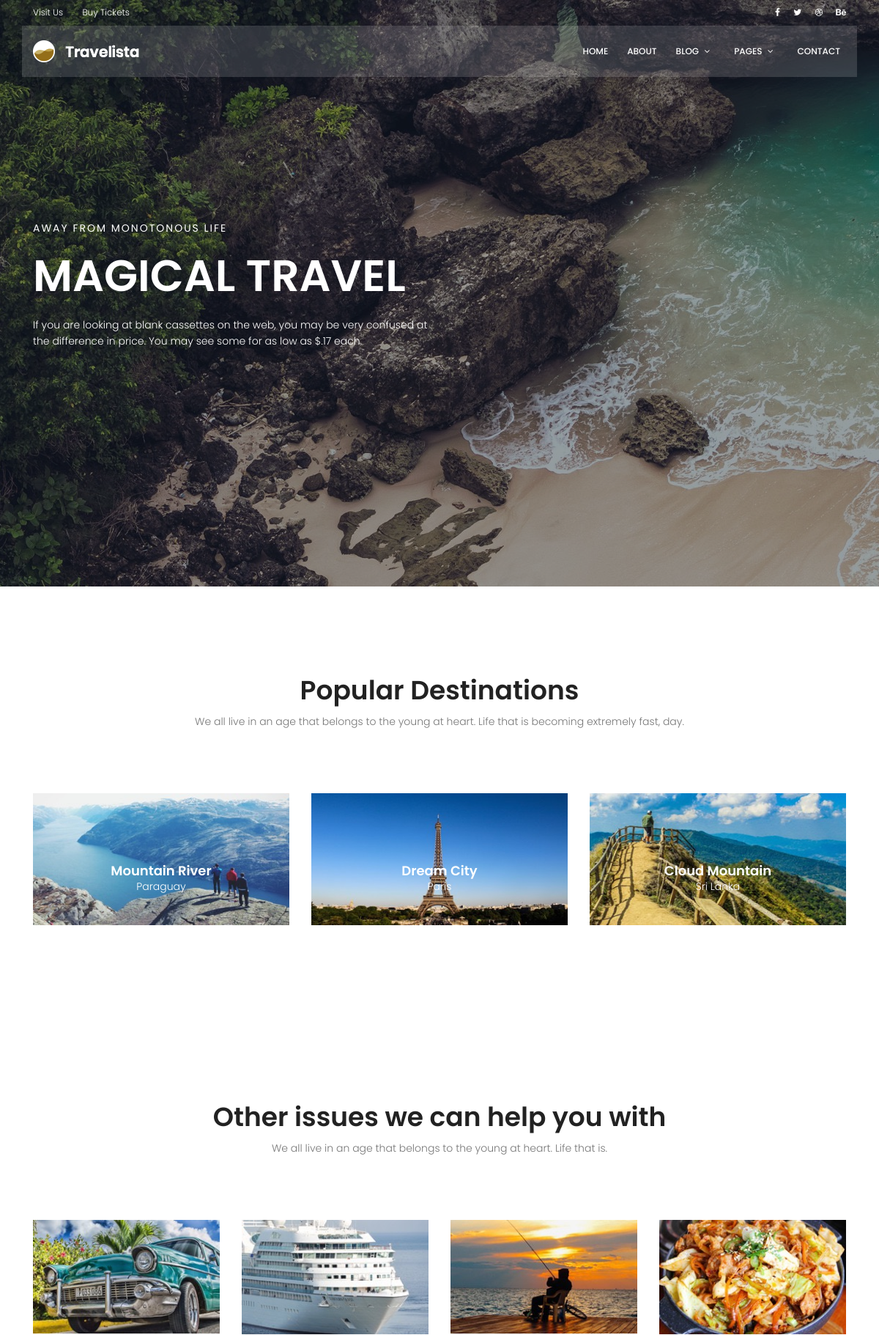
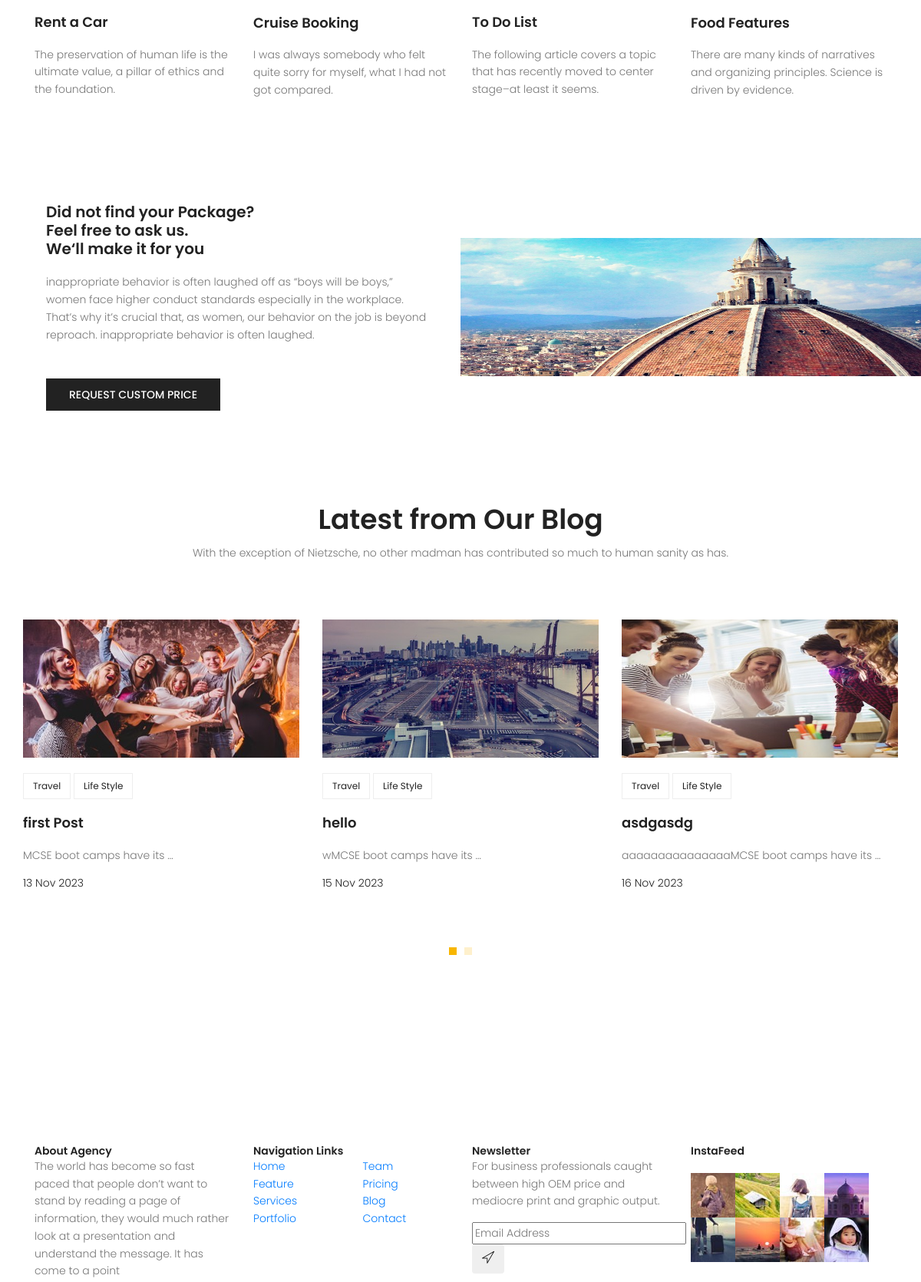
The page / (upper part) on the database its author committed (2 pictures, top to bottom).
### blog/models.py (models this page shows, shortened)
class Post(models.Model):
    title = models.CharField(max_length=100)
    author=models.ForeignKey(User,on_delete=models.SET_NULL,null=True)
    content = models.TextField()
    created_date= models.DateTimeField(auto_now_add=True)
    updated_date=models.DateTimeField(auto_now=True)
    publish_date=models.DateTimeField(null=True)
    status=models.BooleanField(default=False)
    counted_view=models.IntegerField(default=0)
    image=models.ImageField(upload_to='media/',default='media/blog/default.jpg')
    category=models.ManyToManyField(Category)

### website/views.py (the view)
# urls.py: path('',index_view,name='index'),
def index_view(request):
    return render(request,'website/index.html' )

### website/templatetags/blog_tags1.py (called while the page is built)
@register.inclusion_tag('website/latest_post.html')
def latest_posts():
    posts=Post.objects.filter(status=1).order_by('publish_date')[:6]
    return {'posts':posts}

### templates/website/index.html (shortened to what this page needs)
{% extends 'base.html'%}
{% load static%}
{%load blog_tags1%}
{% block content %}
			<section class="banner-area relative">
				<div class="overlay overlay-bg"></div>
				<div class="container">
					<div class="row fullscreen align-items-center justify-content-between">
						<div class="col-lg-6 col-md-6 banner-left">
							<h6 class="text-white">Away from monotonous life</h6>
							<h1 class="text-white">Magical Travel</h1>
							<p class="text-white">
								If you are looking at blank cassettes on the web, you may be very confused at the difference in price. You may see some for as low as $.17 each.
							</p>
						</div>
					</div>
				</div>
			</section>
			<section class="popular-destination-area section-gap">
				<div class="container">
		            <div class="row d-flex justify-content-center">
		                <div class="menu-content pb-70 col-lg-8">
		                    <div class="title text-center">
		                        <h1 class="mb-10">Popular Destinations</h1>
		                        <p>We all live in an age that belongs to the young at heart. Life that is becoming extremely fast, day.</p>
		                    </div>
		                </div>
		            </div>
					<div class="row">
						<div class="col-lg-4">
							<div class="single-destination relative">
								<div class="thumb relative">
									<img class="img-fluid" src="{% static 'img/d1.jpg'%}" alt="">
								</div>
								<div class="desc">
									<h4>Mountain River</h4>
									<p>Paraguay</p>
								</div>
							</div>
						</div>
						<div class="col-lg-4">
							<div class="single-destination relative">
								<div class="thumb relative">
									<img class="img-fluid" src="{% static 'img/d2.jpg'%}" alt="">
								</div>
								<div class="desc">
									<h4>Dream City</h4>
									<p>Paris</p>
								</div>
							</div>
						</div>
						<div class="col-lg-4">
							<div class="single-destination relative">
								<div class="thumb relative">
									<img class="img-fluid" src="{% static 'img/d3.jpg'%}" alt="">
								</div>
								<div class="desc">
									<h4>Cloud Mountain</h4>
									<p>Sri Lanka</p>
								</div>
							</div>
						</div>
					</div>
				</div>
			</section>
			<section class="other-issue-area section-gap">
				<div class="container">
		            <div class="row d-flex justify-content-center">
		                <div class="menu-content pb-70 col-lg-9">
		                    <div class="title text-center">
		                        <h1 class="mb-10">Other issues we can help you with</h1>
		                        <p>We all live in an age that belongs to the young at heart. Life that is.</p>
		                    </div>
		                </div>
		            </div>
					<div class="row">
						<div class="col-lg-3 col-md-6">
							<div class="single-other-issue">
								<div class="thumb">
									<img class="img-fluid" src="{% static 'img/o1.jpg'%}" alt="">
								</div>
								<a href="#">
									<h4>Rent a Car</h4>
								</a>
								<p>
									The preservation of human life is the ultimate value, a pillar of ethics and the foundation.
								</p>
							</div>
						</div>
						<div class="col-lg-3 col-md-6">
							<div class="single-other-issue">
								<div class="thumb">
									<img class="img-fluid" src="{% static 'img/o2.jpg'%}" alt="">
								</div>
								<a href="#">
									<h4>Cruise Booking</h4>
								</a>
								<p>
									I was always somebody who felt quite sorry for myself, what I had not got compared.
								</p>
							</div>
						</div>
						<div class="col-lg-3 col-md-6">
							<div class="single-other-issue">
								<div class="thumb">
									<img class="img-fluid" src="{% static 'img/o3.jpg'%}" alt="">
								</div>
								<a href="#">
									<h4>To Do List</h4>
								</a>
								<p>
									The following article covers a topic that has recently moved to center stage–at least it seems.
								</p>
							</div>
						</div>
						<div class="col-lg-3 col-md-6">
							<div class="single-other-issue">
								<div class="thumb">
									<img class="img-fluid" src="{% static 'img/o4.jpg'%}" alt="">
								</div>
								<a href="#">
									<h4>Food Features</h4>
								</a>
								<p>
									There are many kinds of narratives and organizing principles. Science is driven by evidence.
								</p>
							</div>
						</div>
					</div>
				</div>
			</section>
			<section class="home-about-area">
				<div class="container-fluid">
					<div class="row align-items-center justify-content-end">
						<div class="col-lg-6 col-md-12 home-about-left">
							<h1>
								Did not find your Package? <br>
								Feel free to ask us. <br>
								We‘ll make it for you
							</h1>
							<p>
								inappropriate behavior is often laughed off as “boys will be boys,” women face higher conduct standards especially in the workplace. That’s why it’s crucial that, as women, our behavior on the job is beyond reproach. inappropriate behavior is often laughed.
							</p>
							<a href="#" class="primary-btn text-uppercase">request custom price</a>
						</div>
						<div class="col-lg-6 col-md-12 home-about-right no-padding">
							<img class="img-fluid" src="{% static 'img/about-img.jpg'%}" alt="">
						</div>
					</div>
				</div>
			</section>
			<section class="recent-blog-area section-gap">
				<div class="container">
					<div class="row d-flex justify-content-center">
						<div class="menu-content pb-60 col-lg-9">
							<div class="title text-center">
								<h1 class="mb-10">Latest from Our Blog</h1>
								<p>With the exception of Nietzsche, no other madman has contributed so much to human sanity as has.</p>
							</div>
						</div>
					</div>
					{% latest_posts%}
			</section>
			{% endblock %}

### templates/website/latest_post.html
{% load static %}
<div class="row">
    <div class="active-recent-blog-carusel">
        {% for post in posts %}
            <div class="single-recent-blog-post item">
                <div class="thumb">
                    <img class="img-fluid" src="{{ post.image.url }}" alt="">
                </div>
                <div class="details">
                    <div class="tags">
                        <ul>
                            <li>
                                <a href="#">Travel</a>
                            </li>
                            <li>
                                <a href="#">Life Style</a>
                            </li>
                        </ul>
                    </div>
                    <a href="{% url 'single' pid=post.pk %}"><h4 class="title">{{ post.title }}</h4></a>
                    <p>
                        {{ post.content|truncatewords:5 }}
                    </p>
                    <h6 class="date">{{ post.publish_date|date:'d M Y' }}</h6>
                </div>
            </div>
            {% endfor %}
    </div>
</div>

### statics/css/main.css (style rules this page uses)
body { color: #777777; font-family: "Poppins", sans-serif; font-size: 14px; font-weight: 300; line-height: 1.625em; position: relative; }
ol, ul { margin: 0; padding: 0; list-style: none; }
a { -webkit-transition: all 0.3s ease 0s; -moz-transition: all 0.3s ease 0s; -o-transition: all 0.3s ease 0s; transition: all 0.3s ease 0s; }
a, a:focus, a:hover { text-decoration: none; outline: 0; }
h1, h2, h3, h4, h5, h6 { font-family: "Poppins", sans-serif; color: #222222; line-height: 1.2em !important; margin-bottom: 0; margin-top: 0; font-weight: 600; }
h1, .h1 { font-size: 36px; }
h4, .h4 { font-size: 18px; }
h6, .h6 { font-size: 14px; color: #222222; }
.mb-10 { margin-bottom: 10px; }
.pb-60 { padding-bottom: 60px; }
.pb-70 { padding-bottom: 70px; }
.text-white { color: #fff; }
.text-center { text-align: center; }
.relative { position: relative; }
.overlay { position: absolute; left: 0; right: 0; top: 0; bottom: 0; }
.no-padding { padding: 0; }
h1 { font-size: 36px; }
h4 { font-size: 18px; }
h6 { font-size: 14px; }
h1, h2, h3, h4, h5, h6 { line-height: 1.5em; }
.section-gap { padding: 120px 0; }
.primary-btn { background: #f8b600; line-height: 42px; padding-left: 30px; padding-right: 30px; border: none; color: #fff; display: inline-block; font-size: 14px; font-weight: 500; position: relative; -webkit-transition: all 0.3s ease 0s; -moz-transition: all 0.3s ease 0s; -o-transition: all 0.3s ease 0s; transition: all 0.3s ease 0s; cursor: pointer; position: relative; }
.banner-area { background: url(../img/hero-bg.jpg) center; background-size: cover; }
.banner-area .overlay-bg { background: rgba(4, 9, 30, 0.4); }
.banner-left h6 { text-transform: uppercase; font-weight: 400; font-size: 14px; letter-spacing: 2px; }
.banner-left h1 { margin: 20px 0; font-size: 60px; text-transform: uppercase; }
.banner-left p { margin: 20px 0px; }
.single-destination { -webkit-transition: all 0.3s ease 0s; -moz-transition: all 0.3s ease 0s; -o-transition: all 0.3s ease 0s; transition: all 0.3s ease 0s; }
.single-destination .thumb { position: relative; }
.single-destination .thumb img { width: 100%; }
.single-destination .desc { text-align: center; position: absolute; width: 100%; left: 50%; top: 50%; transform: translate(-50%, -50%); }
.single-destination .desc h4 { color: #fff; }
.single-destination .desc p { color: #fff; font-size: 14px; font-weight: 300; margin-bottom: 0px; }
.single-other-issue .thumb { overflow: hidden; }
.single-other-issue .thumb img { width: 100%; -webkit-transition: all 0.3s ease 0s; -moz-transition: all 0.3s ease 0s; -o-transition: all 0.3s ease 0s; transition: all 0.3s ease 0s; }
.single-other-issue h4 { margin: 20px 0; -webkit-transition: all 0.3s ease 0s; -moz-transition: all 0.3s ease 0s; -o-transition: all 0.3s ease 0s; transition: all 0.3s ease 0s; }
.home-about-area .home-about-left { padding-left: 20%; }
@media (max-width: 1366px) { .home-about-area .home-about-left { padding-left: 5%; } }
.home-about-area .home-about-left h1 { max-width: 510px; }
@media (max-width: 1366px) { .home-about-area .home-about-left h1 { font-size: 20px; } }
.home-about-area .home-about-left p { max-width: 500px; padding: 20px 0; }
.home-about-area .home-about-left .primary-btn { margin-top: 10px; background: #222; font-size: 14px; }
.home-about-area .home-about-right img { width: 100%; }
.recent-blog-area .single-recent-blog-post .thumb { overflow: hidden; }
.recent-blog-area .single-recent-blog-post .thumb img { -webkit-transition: all 0.3s ease 0s; -moz-transition: all 0.3s ease 0s; -o-transition: all 0.3s ease 0s; transition: all 0.3s ease 0s; }
.recent-blog-area .single-recent-blog-post .tags { margin: 20px 0px; }
.recent-blog-area .single-recent-blog-post .tags li { display: inline-block; border: 1px solid #eee; padding: 4px 12px; -webkit-transition: all 0.3s ease 0s; -moz-transition: all 0.3s ease 0s; -o-transition: all 0.3s ease 0s; transition: all 0.3s ease 0s; }
.recent-blog-area .single-recent-blog-post .tags li a { font-weight: 400; font-size: 12px; color: #222; }
.recent-blog-area .single-recent-blog-post .title { -webkit-transition: all 0.3s ease 0s; -moz-transition: all 0.3s ease 0s; -o-transition: all 0.3s ease 0s; transition: all 0.3s ease 0s; margin: 20px 0; }
.recent-blog-area .single-recent-blog-post .date { color: #222; font-weight: 300; }

### rows shown on the page
Post: image (picture), title "first Post", content "MCSE boot camps have its …", publish_date "13 Nov 2023"
Post: image (picture), title "hello", content "wMCSE boot camps have its …", publish_date "15 Nov 2023"
Post: image (picture), title "asdgasdg", content "aaaaaaaaaaaaaaaMCSE boot camps have its …", publish_date "16 Nov 2023"
